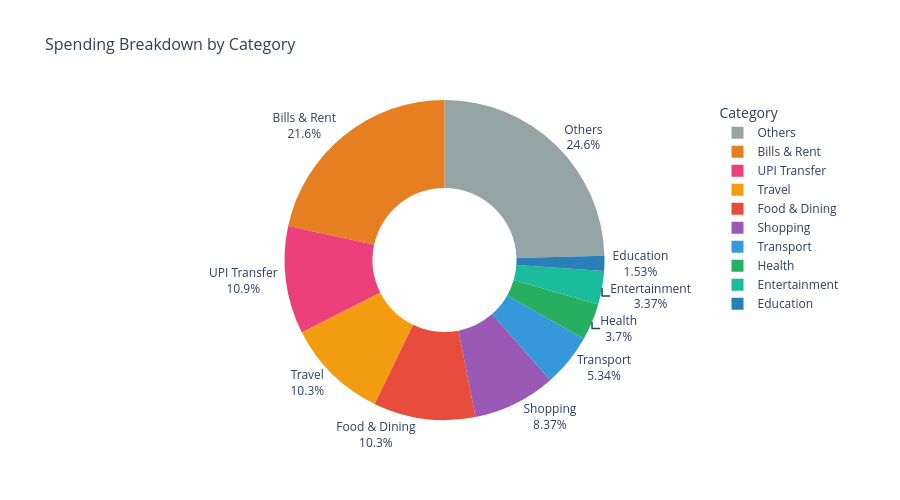

Notebook code cell kept with this figure:
### Markdown cell above
### Chart-1 Spending by Category (Donut)

### Code cell
cat_summary = df.groupby('Category')['Amount'].sum().reset_index()
cat_summary = cat_summary.sort_values('Amount', ascending=False)
cat_summary['Percentage'] = (cat_summary['Amount'] /
                              cat_summary['Amount'].sum() * 100).round(1)

fig1 = px.pie(
    cat_summary,
    values  = 'Amount',
    names   = 'Category',
    hole    = 0.45,
    color   = 'Category',
    color_discrete_map = CAT_COLORS,
    title   = 'Spending Breakdown by Category',
)
fig1.update_traces(
    textposition = 'outside',
    textinfo     = 'label+percent',
    hovertemplate = '%{label}₹%{value:,.0f}%{percent}',
)
fig1.update_layout(
    title_font_size  = 16,
    showlegend       = True,
    legend_title     = 'Category',
    height           = 500,
)
fig1.show()

### Figure 1 — Plotly figure (JSON) as saved in the notebook; plotly's stock layout.template omitted (floating-point values rounded to 4 significant figures)
{"data": [{"customdata": [["Others"], ["Bills & Rent"], ["UPI Transfer"], ["Travel"], ["Food & Dining"], ["Shopping"], ["Transport"], ["Health"], ["Entertainment"], ["Education"]], "domain": {"x": [0, 1], "y": [0, 1]}, "hole": 0.45, "hovertemplate": "%{label}₹%{value:,.0f}%{percent}", "labels": ["Others", "Bills & Rent", "UPI Transfer", "Travel", "Food & Dining", "Shopping", "Transport", "Health", "Entertainment", "Education"], "legendgroup": "", "marker": {"colors": ["#95A5A6", "#E67E22", "#EC407A", "#F39C12", "#E74C3C", "#9B59B6", "#3498DB", "#27AE60", "#1ABC9C", "#2980B9"]}, "name": "", "showlegend": true, "textinfo": "label+percent", "textposition": "outside", "type": "pie", "values": [146600.0, 128800.0, 65000.0, 61570.0, 61470.0, 49940.0, 31840.0, 22090.0, 20120.0, 9137.0]}], "layout": {"height": 500, "legend": {"title": {"text": "Category"}, "tracegroupgap": 0}, "showlegend": true, "title": {"font": {"size": 16}, "text": "Spending Breakdown by Category"}}}
